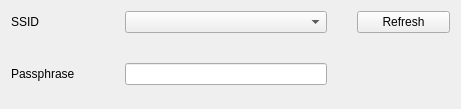
<?xml version="1.0" encoding="UTF-8"?>
<ui version="4.0">
 <class>PageSearchWifi</class>
 <widget class="QWidget" name="PageSearchWifi">
  <property name="geometry">
   <rect>
    <x>0</x>
    <y>0</y>
    <width>461</width>
    <height>109</height>
   </rect>
  </property>
  <property name="windowTitle">
   <string>Form</string>
  </property>
  <property name="styleSheet">
   <string notr="true">QLineEdit,QComboBox{
min-width:200;
max-width:200;
}
/*
#PageSearchWifi{
min-width:500;
max-width:500;
min-height:200;
max-height:200;
}*/</string>
  </property>
  <layout class="QVBoxLayout" name="verticalLayout">
   <item>
    <layout class="QFormLayout" name="formLayout">
     <property name="labelAlignment">
      <set>Qt::AlignLeading|Qt::AlignLeft|Qt::AlignVCenter</set>
     </property>
     <property name="formAlignment">
      <set>Qt::AlignLeading|Qt::AlignLeft|Qt::AlignTop</set>
     </property>
     <property name="horizontalSpacing">
      <number>50</number>
     </property>
     <property name="verticalSpacing">
      <number>30</number>
     </property>
     <item row="0" column="0">
      <widget class="QLabel" name="sSIDLabel">
       <property name="text">
        <string>SSID</string>
       </property>
      </widget>
     </item>
     <item row="1" column="0">
      <widget class="QLabel" name="passphraseLabel">
       <property name="text">
        <string>Passphrase</string>
       </property>
      </widget>
     </item>
     <item row="1" column="1">
      <widget class="QLineEdit" name="passphraseLineEdit"/>
     </item>
     <item row="0" column="1">
      <layout class="QHBoxLayout" name="horizontalLayout_2">
       <property name="spacing">
        <number>30</number>
       </property>
       <item>
        <widget class="QComboBox" name="comboBox"/>
       </item>
       <item>
        <widget class="QPushButton" name="pushButton">
         <property name="text">
          <string>Refresh</string>
         </property>
        </widget>
       </item>
      </layout>
     </item>
    </layout>
   </item>
  </layout>
 </widget>
 <resources/>
 <connections/>
</ui>
